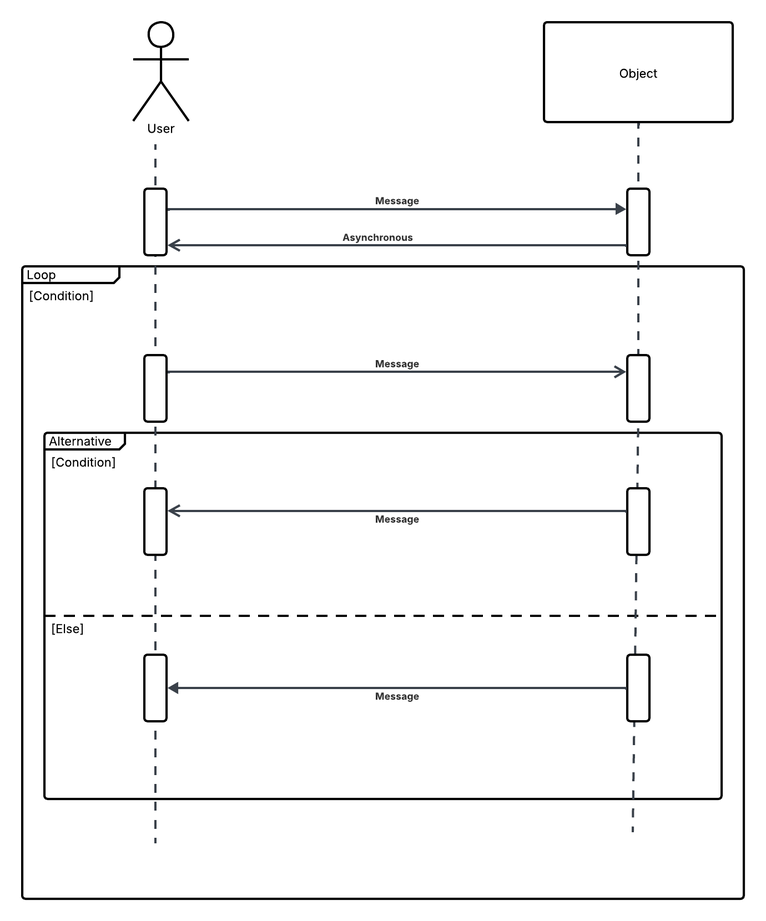
#> input picture images/sqWithLoop.png, 766 x 921 px, shrunk from 1380 x 1660 before the run, found by its file name
$ python 'sequenceDiagram copy 2.py'
#> lines starting #> are read from the running program, lines starting #| are printed output that depends on the picture; after the words box and inside, x2 and y2 are one past the last pixel; in counts of white or black regions, pixels touching at a corner belong together
import cv2
import numpy as np
import matplotlib.pyplot as plt
import math
import pytesseract
from pytesseract import Output

epsilon_ratio = 0.04

# ---------------- Step 0: Load image ----------------
def load_image(path):
#> called with path = './images/sqWithLoop.png'
    image = cv2.imread(path)
#> image is the input picture: shape (921, 766, 3); mean B, G, R 246.5, 246.4, 246.4
    gray = cv2.cvtColor(image, cv2.COLOR_BGR2GRAY)
    return image, gray

# ---------------- Step 1: Threshold ----------------
def threshold_image(gray, thresh_val=128):
#> called with thresh_val = 128
    _, thresh = cv2.threshold(gray, thresh_val, 255, cv2.THRESH_BINARY_INV)
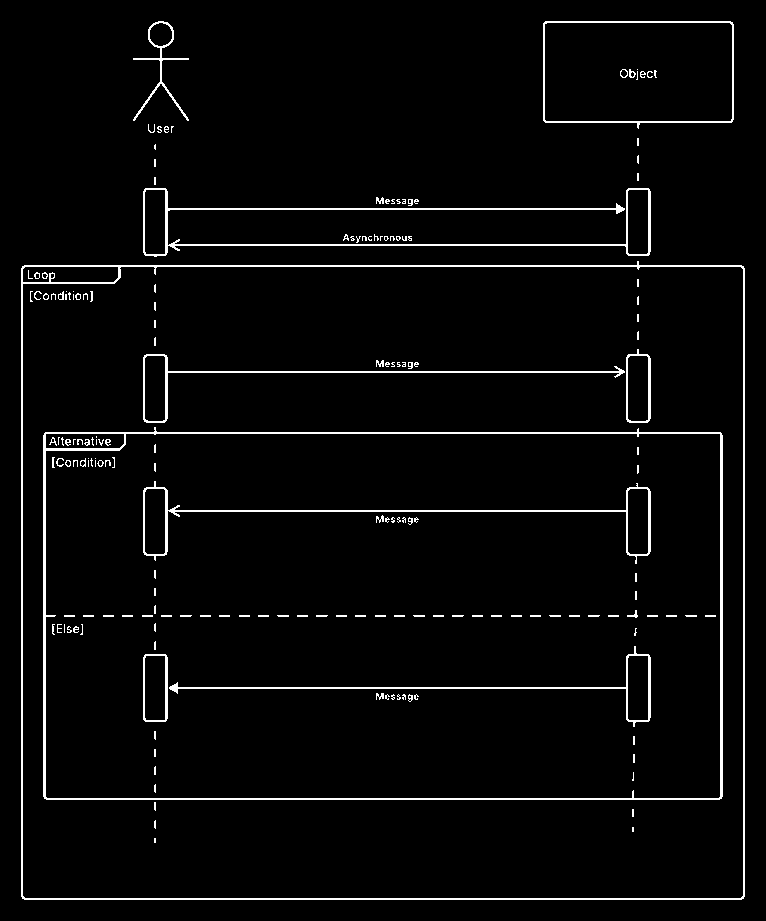
#> thresh: shape (921, 766); 3.4% white in thin lines or dots
    return thresh

# ---------------- Step 2: Morphology ----------------
def extract_lines(thresh, vert_len=15, horiz_len=15):
#> called with vert_len = 15, horiz_len = 15
    vertical_kernel = cv2.getStructuringElement(cv2.MORPH_RECT, (1, vert_len))
    horizontal_kernel = cv2.getStructuringElement(cv2.MORPH_RECT, (horiz_len, 1))

    vertical_lines = cv2.morphologyEx(thresh, cv2.MORPH_OPEN, vertical_kernel, iterations=2)
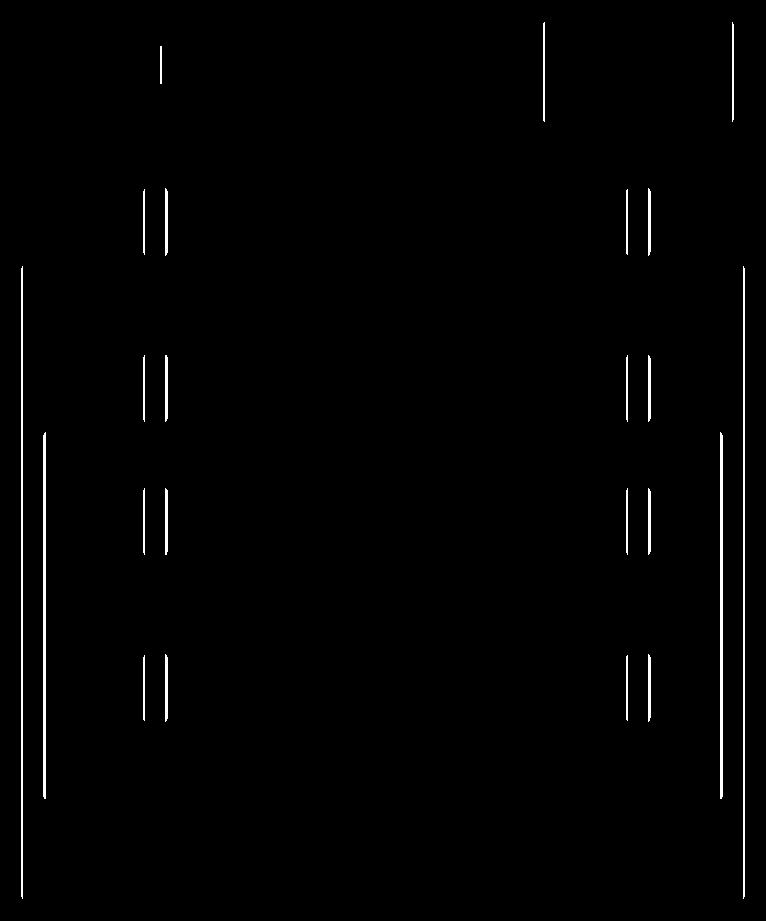
#> vertical_lines: shape (921, 766); 1.1% white; 23 white regions, largest, box (x1, y1, x2, y2) and area: (21, 266, 23, 899) 1262, (743, 266, 745, 899) 1262, (43, 432, 46, 799) 1095
    horizontal_lines = cv2.morphologyEx(thresh, cv2.MORPH_OPEN, horizontal_kernel, iterations=2)
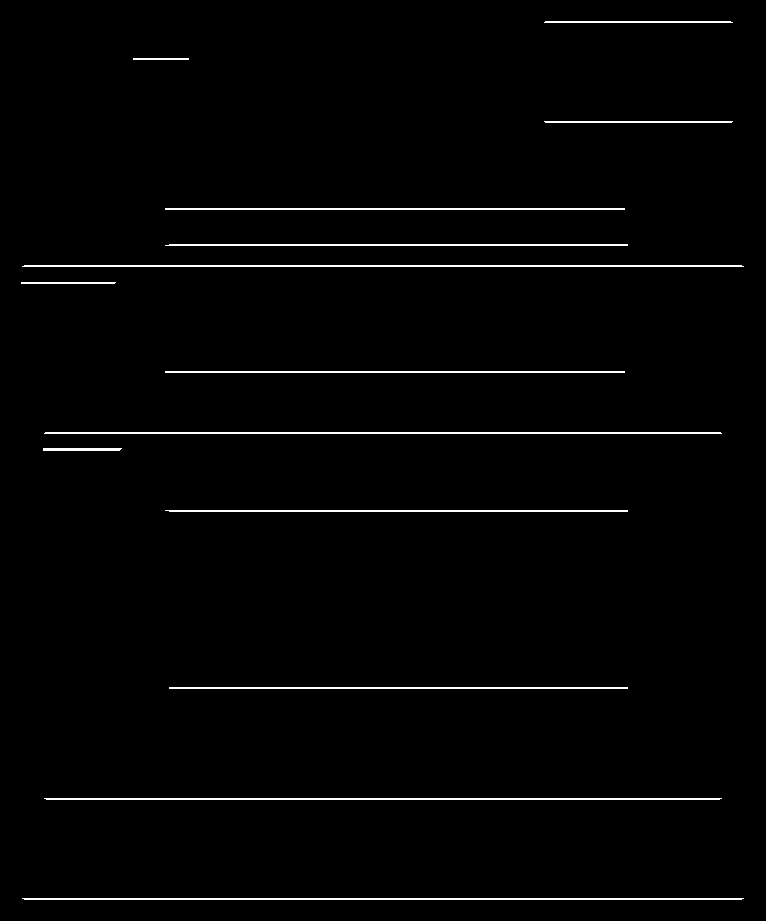
#> horizontal_lines: shape (921, 766); 1.6% white in thin lines or dots

    return vertical_lines, horizontal_lines

# ---------------- Step 3: Contour detection ----------------
def get_segments(lines):
    contours, _ = cv2.findContours(lines, cv2.RETR_EXTERNAL, cv2.CHAIN_APPROX_SIMPLE)
#> contours = 23 contours; largest, box (x1, y1, x2, y2) and area: (720, 432, 723, 799) 728, (43, 432, 46, 799) 728, (743, 266, 745, 899) 629, (21, 266, 23, 899) 629, (165, 654, 168, 722) 128
    segments = [cv2.boundingRect(c) for c in contours]  # (x, y, w, h)
#> segments = 23 items, first 6: (626, 655, 2, 66), (143, 655, 2, 66), (648, 654, 3, 68), (165, 654, 3, 68), (648, 488, 3, 67), (626, 488, 2, 67)
#> (the rest of the program and of its run is left out)
